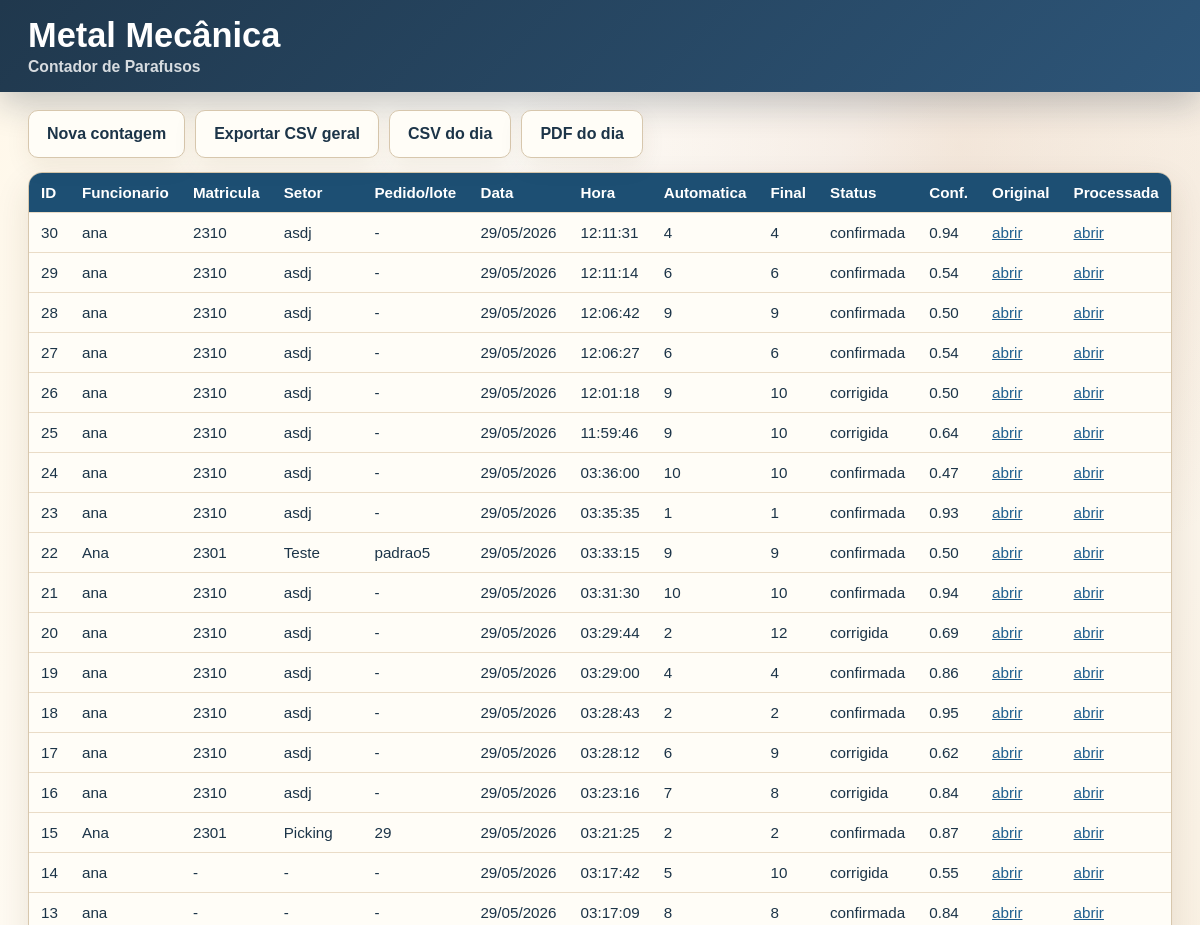
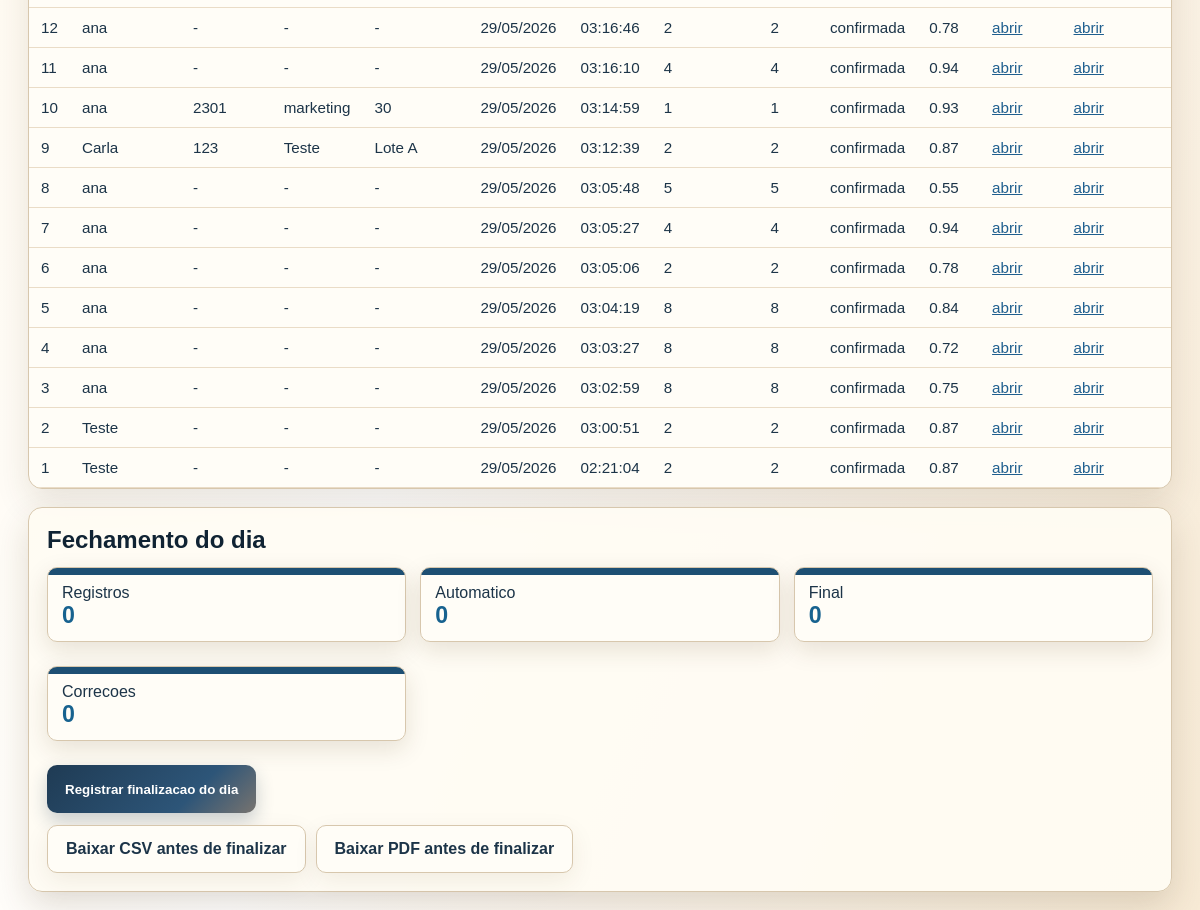
/dashboard, run on the app's committed database (2 pictures, top to bottom).
### app/models.py (models this page shows)
class Contagem(Base):
    __tablename__ = "contagens"
    id = Column(Integer, primary_key=True, index=True)
    funcionario_nome = Column(String(160), nullable=False)
    funcionario_id = Column(String(80), nullable=True)
    setor = Column(String(120), nullable=True)
    pedido = Column(String(120), nullable=True)
    data_hora = Column(DateTime(timezone=True), server_default=func.now(), index=True)
    total_parafusos = Column(Integer, nullable=False)
    total_corrigido = Column(Integer, nullable=True)
    confianca_media = Column(Float, nullable=False)
    imagem_original = Column(Text, nullable=False)
    imagem_processada = Column(Text, nullable=False)
    status = Column(String(40), nullable=True)
    observacao = Column(Text, nullable=True)

### app/main.py (the view)
@app.get("/dashboard")
def dashboard(request: Request, db: Session = Depends(get_db)):
    registros = db.query(Contagem).order_by(Contagem.data_hora.desc()).limit(500).all()
    today_records = records_for_date(db, date.today())
    return templates.TemplateResponse(
        request,
        "dashboard.html",
        {
            "registros": registros,
            "static_url_for_path": static_url_for_path,
            "today_summary": day_summary(today_records),
            "finalizado": request.query_params.get("finalizado", ""),
        },
    )

### app/templates/dashboard.html (shortened to what this page needs)
<!doctype html>
<html lang="pt-BR">
<head>
  <link rel="stylesheet" href="/static/css/style.css">
</head>
<body>
  <header class="brandbar">
    <div class="brandbar-inner">
      <h1>Metal Mecânica</h1>
      <span>Contador de Parafusos</span>
    </div>
  </header>
  <main class="shell">
    <nav class="nav">
      <a class="button secondary" href="/">Nova contagem</a>
      <a class="button secondary" href="/export/csv">Exportar CSV geral</a>
      <a class="button secondary" href="/export/csv/today">CSV do dia</a>
      <a class="button secondary" href="/export/pdf/today">PDF do dia</a>
    </nav>
    <section class="table-wrap">
      <table>
        <thead>
          <tr>
            <th>ID</th>
            <th>Funcionario</th>
            <th>Matricula</th>
            <th>Setor</th>
            <th>Pedido/lote</th>
            <th>Data</th>
            <th>Hora</th>
            <th>Automatica</th>
            <th>Final</th>
            <th>Status</th>
            <th>Conf.</th>
            <th>Original</th>
            <th>Processada</th>
          </tr>
        </thead>
        <tbody>
          {% for item in registros %}
          <tr>
            <td>{{ item.id }}</td>
            <td>{{ item.funcionario_nome }}</td>
            <td>{{ item.funcionario_id or "-" }}</td>
            <td>{{ item.setor or "-" }}</td>
            <td>{{ item.pedido or "-" }}</td>
            <td>{{ item.data_hora.strftime("%d/%m/%Y") }}</td>
            <td>{{ item.data_hora.strftime("%H:%M:%S") }}</td>
            <td>{{ item.total_parafusos }}</td>
            <td>{{ item.total_corrigido if item.total_corrigido is not none else item.total_parafusos }}</td>
            <td>{{ item.status or "confirmada" }}</td>
            <td>{{ "%.2f"|format(item.confianca_media) }}</td>
            <td><a href="{{ static_url_for_path(item.imagem_original) }}" target="_blank">abrir</a></td>
            <td><a href="{{ static_url_for_path(item.imagem_processada) }}" target="_blank">abrir</a></td>
          </tr>
          {% else %}
          <tr><td colspan="13">Nenhuma contagem registrada.</td></tr>
          {% endfor %}
        </tbody>
      </table>
    </section>
    <section class="panel day-close-panel">
      <h2>Fechamento do dia</h2>
      <div class="metric-grid">
        <div class="metric">Registros<strong>{{ today_summary.registros }}</strong></div>
        <div class="metric">Automatico<strong>{{ today_summary.automatico }}</strong></div>
        <div class="metric">Final<strong>{{ today_summary.final }}</strong></div>
        <div class="metric">Correcoes<strong>{{ today_summary.correcoes }}</strong></div>
      </div>
      <form action="/finalizar-dia" method="post">
        <button type="submit">Registrar finalizacao do dia</button>
      </form>
      <div class="nav day-close-actions">
        <a class="button secondary" href="/export/csv/today">Baixar CSV antes de finalizar</a>
        <a class="button secondary" href="/export/pdf/today">Baixar PDF antes de finalizar</a>
      </div>
    </section>
  </main>
</body>
</html>

### app/static/css/style.css (style rules this page uses)
:root { color-scheme: light; --navy: #1c3448; --navy-dark: #102333; --blue: #1f5f8f; --copper: #c99566; --gold: #b67a2d; --cream: #fff7e9; --paper: #fffcf4; --border: #d7c7ad; --muted: #6d5744; --ok-bg: #ecfdf5; --ok-border: #bbf7d0; --ok-text: #166534; --warn-bg: #fff7ed; --warn-border: #fed7aa; --warn-text: #9a3412; }
* { box-sizing: border-box; }
body { margin: 0; font-family: Arial, Helvetica, sans-serif; color: var(--navy); background: radial-gradient(circle at 80% 8%, rgba(201, 149, 102, .22), transparent 28rem), linear-gradient(110deg, #fff8ea 0%, #ffffff 48%, #f7ead5 100%); }
a { color: var(--blue); }
.brandbar { background: linear-gradient(135deg, #20384d 0%, #2d5578 100%); color: #fff; box-shadow: 0 12px 34px rgba(16, 35, 51, .24); }
.brandbar-inner { width: min(1180px, 100%); margin: 0 auto; padding: 16px 18px; display: flex; flex-direction: column; align-items: flex-start; gap: 2px; }
.brandbar h1 { margin: 0; color: #fff; font-size: clamp(1.35rem, 3vw, 2.15rem); letter-spacing: 0; }
.brandbar span { color: rgba(255, 255, 255, .82); font-size: .98rem; font-weight: 700; }
.shell { width: min(1180px, 100%); margin: 0 auto; padding: 18px; }
.nav { display: flex; gap: 10px; flex-wrap: wrap; margin: 0 0 14px; }
.button, button { display: inline-flex; align-items: center; justify-content: center; min-height: 48px; border: 0; border-radius: 10px; padding: 0 18px; background: linear-gradient(135deg, #1f3b54 0%, #2d5578 68%, #c99566 135%); color: #fff; font-weight: 800; text-decoration: none; cursor: pointer; box-shadow: 0 8px 18px rgba(31, 59, 84, .24); }
.button.secondary { background: #fffdf7; color: var(--navy); border: 1px solid var(--border); box-shadow: 0 8px 24px rgba(73, 47, 18, .08); }
.panel, .guide-card, .result-panel { background: rgba(255, 252, 244, .94); border: 1px solid var(--border); border-radius: 14px; box-shadow: 0 14px 34px rgba(73, 47, 18, .16); }
.panel { padding: 18px; }
h1, h2, h3 { margin: 0 0 14px; line-height: 1.15; color: var(--navy-dark); letter-spacing: 0; }
.day-close-panel { margin-top: 18px; }
.day-close-actions { margin: 12px 0 0; }
.metric { background: linear-gradient(180deg, #1d4f73 0 7px, #fffdf7 7px 100%); border: 1px solid var(--border); border-radius: 10px; padding: 16px 14px 12px; box-shadow: 0 8px 24px rgba(73, 47, 18, .13); margin-bottom: 10px; }
.metric-grid { display: grid; grid-template-columns: repeat(3, 1fr); gap: 14px; margin-bottom: 14px; }
.metric strong { display: block; font-size: 1.45rem; color: #17628f; }
.table-wrap { overflow-x: auto; background: #fffdf7; border: 1px solid var(--border); border-radius: 14px; box-shadow: 0 14px 34px rgba(73, 47, 18, .12); }
table { width: 100%; border-collapse: collapse; min-width: 980px; }
th, td { padding: 11px 12px; border-bottom: 1px solid #eadcc7; text-align: left; font-size: .95rem; }
th { background: #1d4f73; color: #fff; }

### data on the page
Contagem: id "30", funcionario_nome "ana", funcionario "2310", setor "asdj", pedido "-", data_hora "29/05/2026", data_hora "12:11:31", total_parafusos "4", total_corrigido "4", status "confirmada", confianca_media "0.94"
Contagem: id "29", funcionario_nome "ana", funcionario "2310", setor "asdj", pedido "-", data_hora "29/05/2026", data_hora "12:11:14", total_parafusos "6", total_corrigido "6", status "confirmada", confianca_media "0.54"
Contagem: id "28", funcionario_nome "ana", funcionario "2310", setor "asdj", pedido "-", data_hora "29/05/2026", data_hora "12:06:42", total_parafusos "9", total_corrigido "9", status "confirmada", confianca_media "0.50"
Contagem: id "27", funcionario_nome "ana", funcionario "2310", setor "asdj", pedido "-", data_hora "29/05/2026", data_hora "12:06:27", total_parafusos "6", total_corrigido "6", status "confirmada", confianca_media "0.54"
Contagem: id "26", funcionario_nome "ana", funcionario "2310", setor "asdj", pedido "-", data_hora "29/05/2026", data_hora "12:01:18", total_parafusos "9", total_corrigido "10", status "corrigida", confianca_media "0.50"
Contagem: id "25", funcionario_nome "ana", funcionario "2310", setor "asdj", pedido "-", data_hora "29/05/2026", data_hora "11:59:46", total_parafusos "9", total_corrigido "10", status "corrigida", confianca_media "0.64"
Contagem: id "24", funcionario_nome "ana", funcionario "2310", setor "asdj", pedido "-", data_hora "29/05/2026", data_hora "03:36:00", total_parafusos "10", total_corrigido "10", status "confirmada", confianca_media "0.47"
Contagem: id "23", funcionario_nome "ana", funcionario "2310", setor "asdj", pedido "-", data_hora "29/05/2026", data_hora "03:35:35", total_parafusos "1", total_corrigido "1", status "confirmada", confianca_media "0.93"
Contagem: id "22", funcionario_nome "Ana", funcionario "2301", setor "Teste", pedido "padrao5", data_hora "29/05/2026", data_hora "03:33:15", total_parafusos "9", total_corrigido "9", status "confirmada", confianca_media "0.50"
Contagem: id "21", funcionario_nome "ana", funcionario "2310", setor "asdj", pedido "-", data_hora "29/05/2026", data_hora "03:31:30", total_parafusos "10", total_corrigido "10", status "confirmada", confianca_media "0.94"
Contagem: id "20", funcionario_nome "ana", funcionario "2310", setor "asdj", pedido "-", data_hora "29/05/2026", data_hora "03:29:44", total_parafusos "2", total_corrigido "12", status "corrigida", confianca_media "0.69"
Contagem: id "19", funcionario_nome "ana", funcionario "2310", setor "asdj", pedido "-", data_hora "29/05/2026", data_hora "03:29:00", total_parafusos "4", total_corrigido "4", status "confirmada", confianca_media "0.86"
Contagem: id "18", funcionario_nome "ana", funcionario "2310", setor "asdj", pedido "-", data_hora "29/05/2026", data_hora "03:28:43", total_parafusos "2", total_corrigido "2", status "confirmada", confianca_media "0.95"
Contagem: id "17", funcionario_nome "ana", funcionario "2310", setor "asdj", pedido "-", data_hora "29/05/2026", data_hora "03:28:12", total_parafusos "6", total_corrigido "9", status "corrigida", confianca_media "0.62"
Contagem: id "16", funcionario_nome "ana", funcionario "2310", setor "asdj", pedido "-", data_hora "29/05/2026", data_hora "03:23:16", total_parafusos "7", total_corrigido "8", status "corrigida", confianca_media "0.84"
Contagem: id "15", funcionario_nome "Ana", funcionario "2301", setor "Picking", pedido "29", data_hora "29/05/2026", data_hora "03:21:25", total_parafusos "2", total_corrigido "2", status "confirmada", confianca_media "0.87"
Contagem: id "14", funcionario_nome "ana", funcionario "-", setor "-", pedido "-", data_hora "29/05/2026", data_hora "03:17:42", total_parafusos "5", total_corrigido "10", status "corrigida", confianca_media "0.55"
Contagem: id "13", funcionario_nome "ana", funcionario "-", setor "-", pedido "-", data_hora "29/05/2026", data_hora "03:17:09", total_parafusos "8", total_corrigido "8", status "confirmada", confianca_media "0.84"
Contagem: id "12", funcionario_nome "ana", funcionario "-", setor "-", pedido "-", data_hora "29/05/2026", data_hora "03:16:46", total_parafusos "2", total_corrigido "2", status "confirmada", confianca_media "0.78"
Contagem: id "11", funcionario_nome "ana", funcionario "-", setor "-", pedido "-", data_hora "29/05/2026", data_hora "03:16:10", total_parafusos "4", total_corrigido "4", status "confirmada", confianca_media "0.94"
Contagem: id "10", funcionario_nome "ana", funcionario "2301", setor "marketing", pedido "30", data_hora "29/05/2026", data_hora "03:14:59", total_parafusos "1", total_corrigido "1", status "confirmada", confianca_media "0.93"
Contagem: id "9", funcionario_nome "Carla", funcionario "123", setor "Teste", pedido "Lote A", data_hora "29/05/2026", data_hora "03:12:39", total_parafusos "2", total_corrigido "2", status "confirmada", confianca_media "0.87"
Contagem: id "8", funcionario_nome "ana", funcionario_id "-", setor "-", pedido "-", data_hora "29/05/2026", data_hora "03:05:48", total_parafusos "5", total_corrigido+total_parafusos "5", status "confirmada", confianca_media "0.55"
Contagem: id "7", funcionario_nome "ana", funcionario_id "-", setor "-", pedido "-", data_hora "29/05/2026", data_hora "03:05:27", total_parafusos "4", total_corrigido+total_parafusos "4", status "confirmada", confianca_media "0.94"
Contagem: id "6", funcionario_nome "ana", funcionario_id "-", setor "-", pedido "-", data_hora "29/05/2026", data_hora "03:05:06", total_parafusos "2", total_corrigido+total_parafusos "2", status "confirmada", confianca_media "0.78"
Contagem: id "5", funcionario_nome "ana", funcionario_id "-", setor "-", pedido "-", data_hora "29/05/2026", data_hora "03:04:19", total_parafusos "8", total_corrigido+total_parafusos "8", status "confirmada", confianca_media "0.84"
Contagem: id "4", funcionario_nome "ana", funcionario_id "-", setor "-", pedido "-", data_hora "29/05/2026", data_hora "03:03:27", total_parafusos "8", total_corrigido+total_parafusos "8", status "confirmada", confianca_media "0.72"
Contagem: id "3", funcionario_nome "ana", funcionario_id "-", setor "-", pedido "-", data_hora "29/05/2026", data_hora "03:02:59", total_parafusos "8", total_corrigido+total_parafusos "8", status "confirmada", confianca_media "0.75"
Contagem: id "2", funcionario_nome "Teste", funcionario_id "-", setor "-", pedido "-", data_hora "29/05/2026", data_hora "03:00:51", total_parafusos "2", total_corrigido+total_parafusos "2", status "confirmada", confianca_media "0.87"
Contagem: id "1", funcionario_nome "Teste", funcionario_id "-", setor "-", pedido "-", data_hora "29/05/2026", data_hora "02:21:04", total_parafusos "2", total_corrigido+total_parafusos "2", status "confirmada", confianca_media "0.87"

### other printed values
{{ today_summary.registros }} "0"
{{ today_summary.automatico }} "0"
{{ today_summary.final }} "0"
{{ today_summary.correcoes }} "0"
